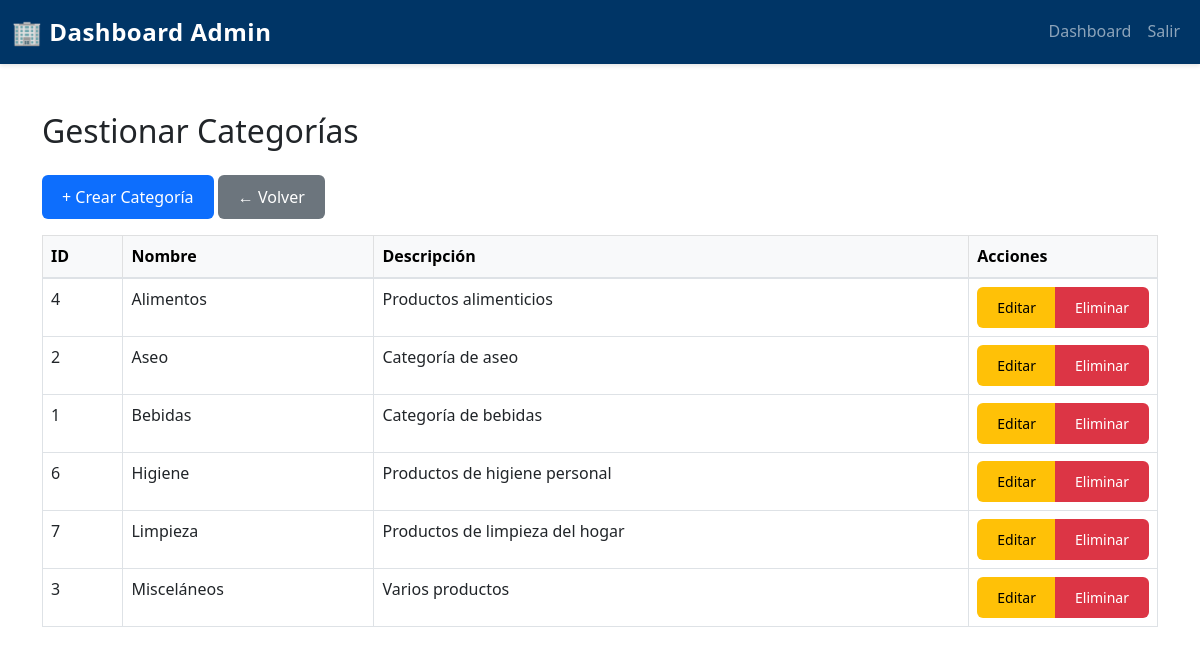
The page /FRONTEND/index.php?route=admin/categoria/listar (signed in) on the database its author committed.
### tables this page shows
CREATE TABLE `categoria` (
  `idCATEGORIA` int(11) NOT NULL,
  `nomCATEGORIA` varchar(30) DEFAULT NULL,
  `descripcionCATEGORIA` varchar(100) DEFAULT NULL
);

### FRONTEND/models/CategoriaModel.php (called while the page is built, shortened)
<?php
class CategoriaModel {
    private $db;
    public function __construct($database) {
        $this->db = $database;
    }
    public function obtenerTodas() {
        $query = "SELECT * FROM categoria ORDER BY nomCATEGORIA ASC";
        $stmt = $this->db->prepare($query);
        $stmt->execute();
        return $stmt->fetchAll(PDO::FETCH_ASSOC);
    }
}

### FRONTEND/controllers/CategoriaController.php (called while the page is built, shortened)
<?php
class CategoriaController {
    private $categoriaModel;
    public function __construct($categoriaModel) {
        $this->categoriaModel = $categoriaModel;
    }
public function listar() {
    $categorias = $this->categoriaModel->obtenerTodas();
    return 'views/admin/listar_categoria.php';
}
}

### FRONTEND/views/admin/listar_categoria.php (the view, shortened to what this page needs)
<?php
require_once __DIR__ . '/../../models/CategoriaModel.php';
$db = new Database();
$conn = $db->connect();
$categoriaModel = new CategoriaModel($conn);
$categorias = $categoriaModel->obtenerTodas();
?>
<!DOCTYPE html>
<html lang="es">
<head>
    <link href="https://cdn.jsdelivr.net/npm/bootstrap@5.3.0/dist/css/bootstrap.min.css" rel="stylesheet">
    <link rel="stylesheet" href="assets/css/styles.css">
</head>
<body>
<nav class="navbar navbar-expand-lg navbar-dark bg-dark-blue">
    <div class="container-fluid">
        <a class="navbar-brand fw-bold" href="index.php?route=admin/dashboard">🏢 Dashboard Admin</a>
        <div class="collapse navbar-collapse" id="navbarNav">
            <ul class="navbar-nav ms-auto">
                <li class="nav-item">
                    <a class="nav-link" href="index.php?route=admin/dashboard">Dashboard</a>
                </li>
                <li class="nav-item">
                    <a class="nav-link" href="index.php?route=logout">Salir</a>
                </li>
            </ul>
        </div>
    </div>
</nav>
<div class="container my-5">
    <h2 class="mb-4">Gestionar Categorías</h2>
    <a href="index.php?route=admin/categoria/crear" class="btn btn-primary mb-3">+ Crear Categoría</a>
    <a href="index.php?route=admin/dashboard" class="btn btn-secondary mb-3">← Volver</a>
    <table class="table table-bordered table-hover">
        <thead class="table-light">
            <tr>
                <th>ID</th>
                <th>Nombre</th>
                <th>Descripción</th>
                <th style="width: 150px;">Acciones</th>
            </tr>
        </thead>
        <tbody>
            <?php foreach ($categorias as $cat): ?>
            <tr>
                <td><?= $cat['idCATEGORIA'] ?></td>
                <td><?= $cat['nomCATEGORIA'] ?></td>
                <td><?= $cat['descripcionCATEGORIA'] ?></td>
                <td>
                    <div class="btn-group">
                    <a href="index.php?route=admin/categoria/editar&id=<?= $cat['idCATEGORIA'] ?>" class="btn btn-sm btn-warning">
                        Editar
                    </a>
                    <a href="index.php?route=admin/categoria/eliminar&id=<?= $cat['idCATEGORIA'] ?>"
                       class="btn btn-sm btn-danger"
                       onclick="return confirm('¿Seguro que deseas eliminar esta categoría?');">
                        Eliminar
                    </a>
                    </div>
                </td>
            </tr>
            <?php endforeach; ?>
        </tbody>
    </table>
</div>
</body>
</html>

### FRONTEND/assets/css/styles.css (style rules this page uses)
:root { --primary-blue: #0d6efd; --dark-blue: #003566; --white: #ffffff; --light-gray: #f8f9fa; --text-dark: #212529; --border-color: #dee2e6; }
* { margin: 0; padding: 0; box-sizing: border-box; }
body { font-family: 'Segoe UI', Tahoma, Geneva, Verdana, sans-serif; line-height: 1.6; color: var(--text-dark); background-color: #ffffff; }
.bg-dark-blue { background-color: var(--dark-blue) !important; }
.navbar { box-shadow: 0 2px 4px rgba(0, 0, 0, 0.1); }
.navbar-brand { font-size: 1.5rem; letter-spacing: 0.5px; }
.nav-link { transition: color 0.3s ease; font-weight: 500; }
.btn { border-radius: 6px; font-weight: 500; transition: all 0.3s ease; border: none; padding: 10px 20px; }
.btn-primary { background-color: var(--primary-blue); color: white; }
.btn-secondary { background-color: #6c757d; }
.btn-danger { background-color: #dc3545; }
.btn-warning { background-color: #ffc107; color: #000; }
.table { margin-bottom: 0; }
.table thead { border-bottom: 2px solid var(--border-color); }

### rows shown on the page
categoria: idCATEGORIA "4", nomCATEGORIA "Alimentos", descripcionCATEGORIA "Productos alimenticios"
categoria: idCATEGORIA "2", nomCATEGORIA "Aseo", descripcionCATEGORIA "Categoría de aseo"
categoria: idCATEGORIA "1", nomCATEGORIA "Bebidas", descripcionCATEGORIA "Categoría de bebidas"
categoria: idCATEGORIA "6", nomCATEGORIA "Higiene", descripcionCATEGORIA "Productos de higiene personal"
categoria: idCATEGORIA "7", nomCATEGORIA "Limpieza", descripcionCATEGORIA "Productos de limpieza del hogar"
categoria: idCATEGORIA "3", nomCATEGORIA "Misceláneos", descripcionCATEGORIA "Varios productos"
